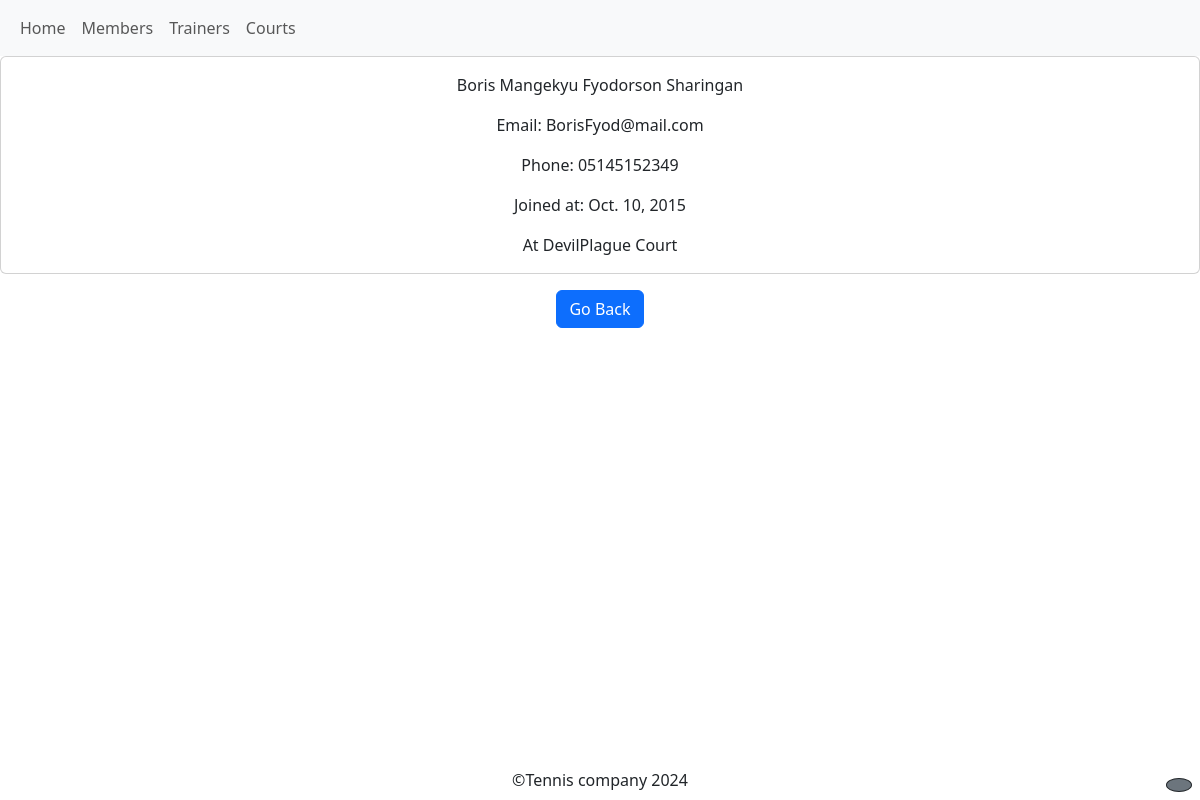
/members/member_details/3, run on an earlier commit of the app's database.
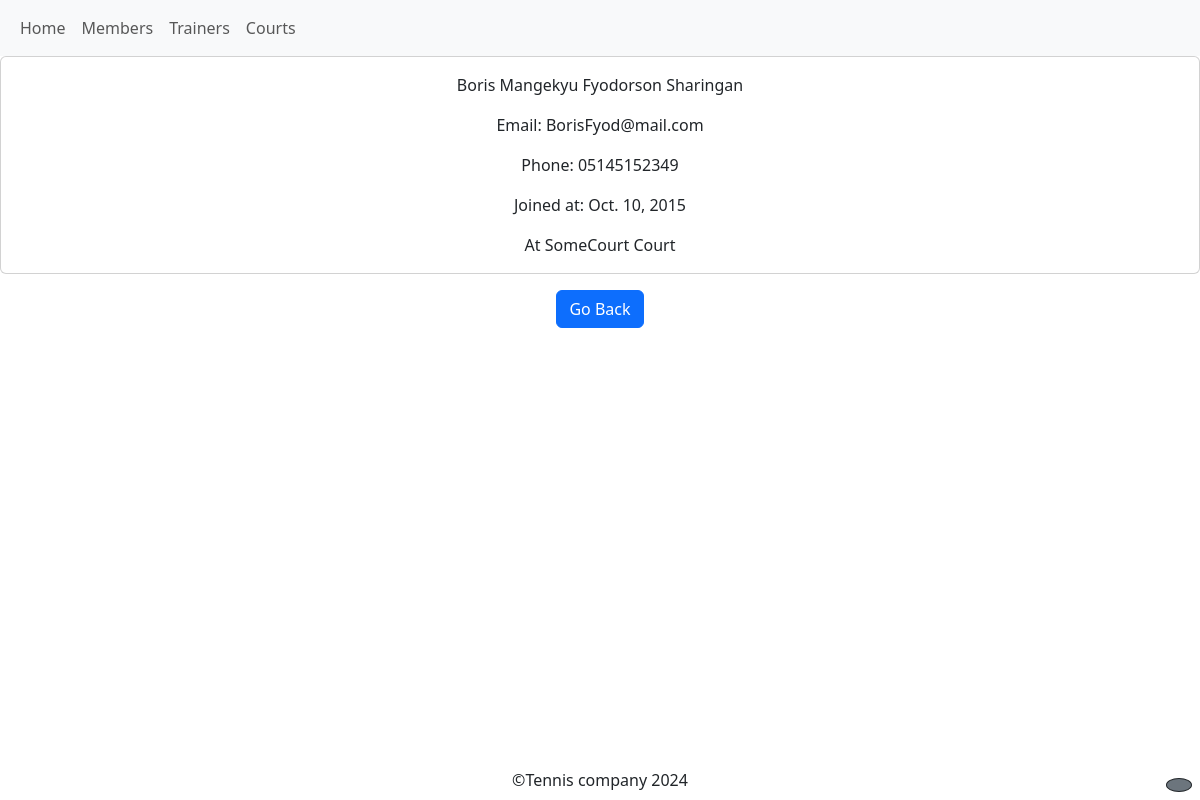
And on a later commit of the database.
### members/models.py (models this page shows, shortened)
class Member(models.Model):
    fname = models.CharField(max_length=30)
    lname = models.CharField(max_length=30)
    email = models.EmailField()
    phone = models.CharField(max_length=13)
    join_date = models.DateField(max_length=254)
    court = models.ForeignKey(
        Court, on_delete=models.SET_NULL, null=True, blank=True, related_name="members"
    )

### courts/models.py (models this page shows, shortened)
class Court(models.Model):
    name = models.CharField(max_length=100)
    number = models.PositiveIntegerField(unique=True)
    is_occupied = models.BooleanField(default=False)
    occupation_time = models.DateTimeField(null=True, blank=True)
    def __str__(self):
        return self.name

### members/views.py (the view)
# urls.py: path("member_details/<int:id>", views.member_details, name="member_details"),
def member_details(request, id):
    member = Member.objects.get(id=id)
    context = {"member": member}
    return render(request, "member_details.html", context)

### members/templates/member_details.html (shortened to what this page needs)
{%extends 'base.html'%}  {%block content%}
<div class="card">
  <div class="card-body">
    <p class="title">{{member.fname}} {{member.lname}}</p>
    <p class="card-text">Email: {{member.email}}</p>
    <p class="card-text">Phone: {{member.phone}}</p>
    <p class="card-text">Joined at: {{member.join_date}}</p>
    {% if member.court%}
    <p class="card-text">At {{member.court}} Court</p>
    {%endif%}
  </div>
</div>
<a href="{%url 'members'%}" class="btn btn-primary mt-3">Go Back</a>
{%endblock%}

What changed in the data, as far as the page shows it:
changed Member "Boris Mangekyu": court "DevilPlague" → "SomeCourt"
